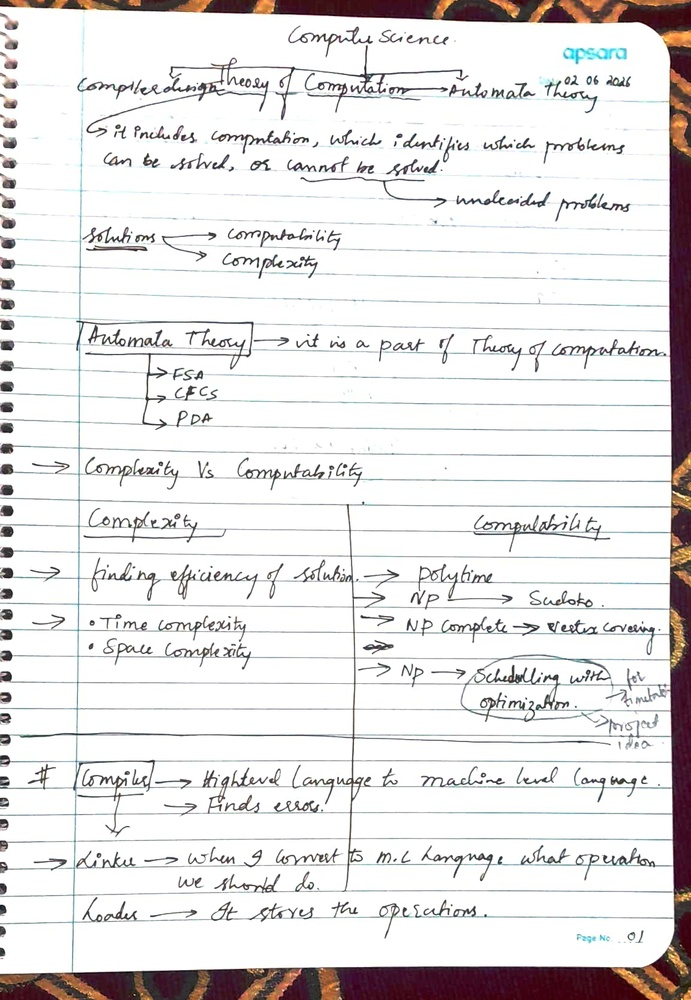
#> input picture datasets/sample.jpeg, 691 x 1000 px, shrunk from 1152 x 1667 before the run, found by its file name
$ python image_enhance.py
#> lines starting #> are read from the running program, lines starting #| are printed output that depends on the picture
import cv2

image = cv2.imread("datasets/sample.jpeg")
#> image is the input picture: shape (1000, 691, 3); mean B, G, R 226.4, 226.3, 228.8

gray = cv2.cvtColor(image, cv2.COLOR_BGR2GRAY)
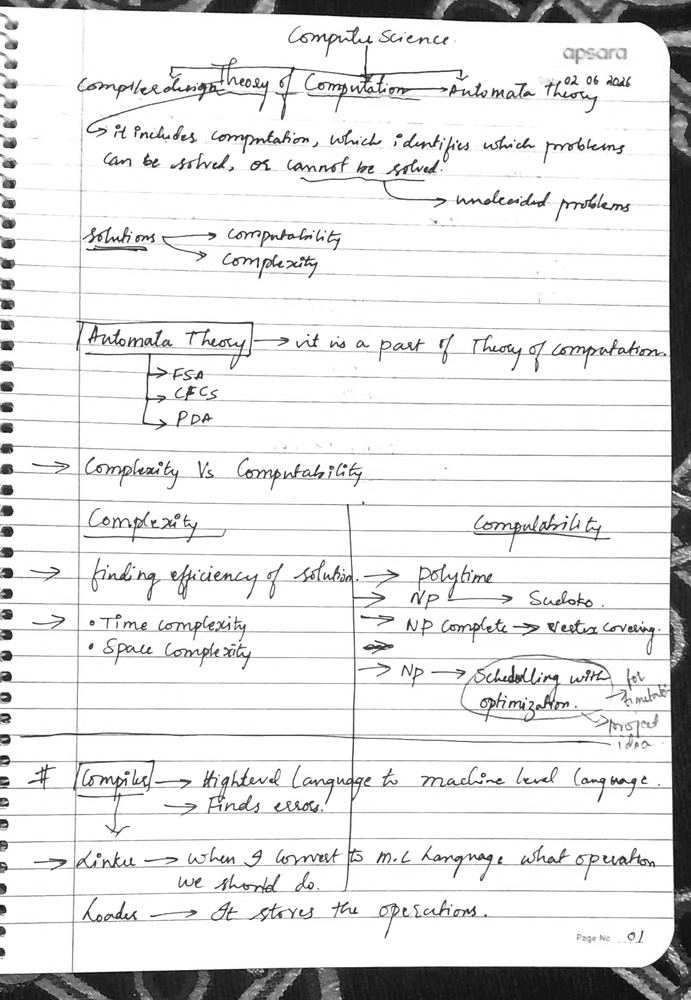
#> gray: shape (1000, 691); min 1, max 255, mean 227.1

enhanced = cv2.adaptiveThreshold(
    gray,
    255,
    cv2.ADAPTIVE_THRESH_GAUSSIAN_C,
    cv2.THRESH_BINARY,
    11,
    2
)
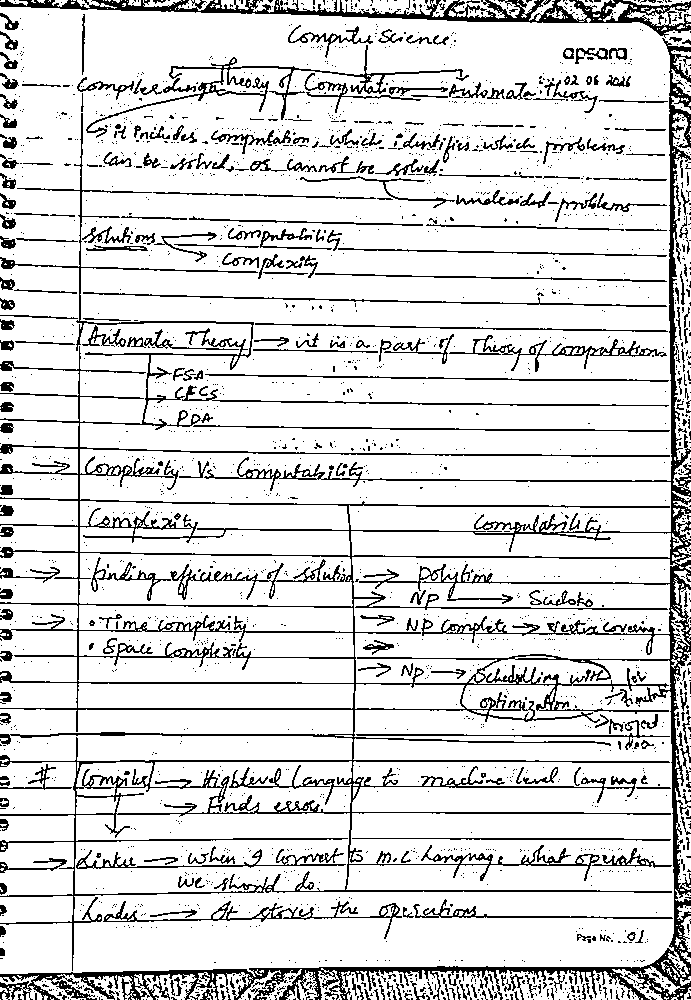
#> enhanced: shape (1000, 691); 85.3% white; black in thin lines or dots

cv2.imwrite("outputs/enhanced_sample_v2.jpg", enhanced)

print("Enhanced V2 image saved!")
